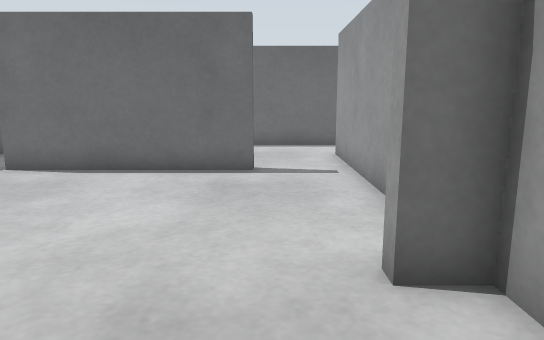
[1] (above)

15 first-person views from a walk through a Gazebo world. The camera is 0.45 m above the floor, tilts 10° down and sees 70° across. The floor is counted in squares, 0.25 m on a side. Each view is taken from the middle of a square. On the plan, view 1 faces up. The plan holds only what a view shows up to about 18 squares ahead; the rest is blank. The place goes on beyond the plan.

[2]
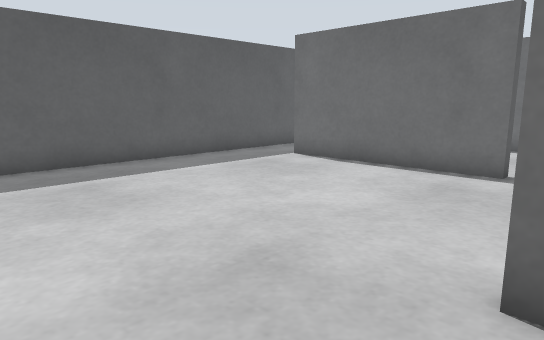

[3]
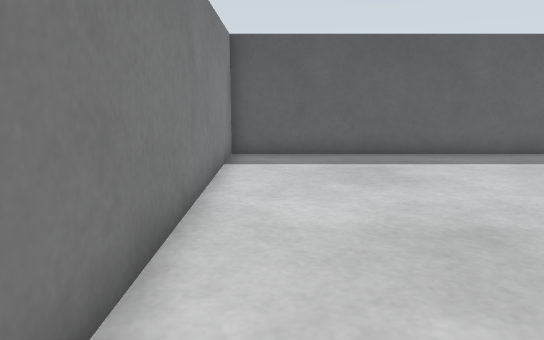

[4]
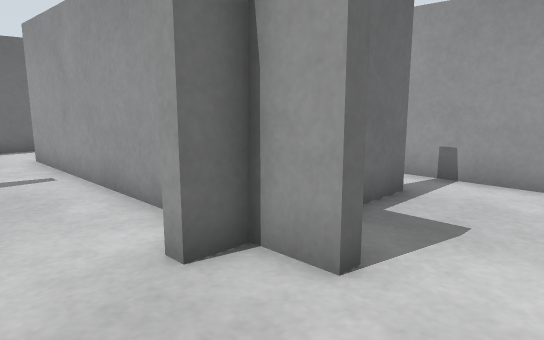

[5]
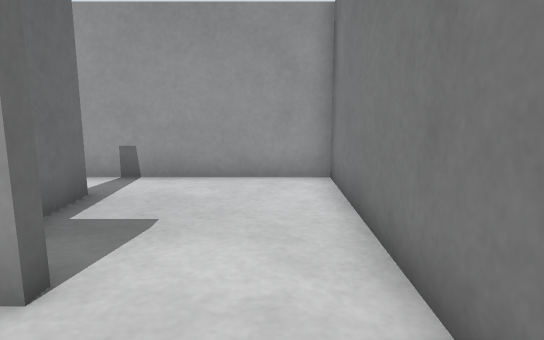

[6]
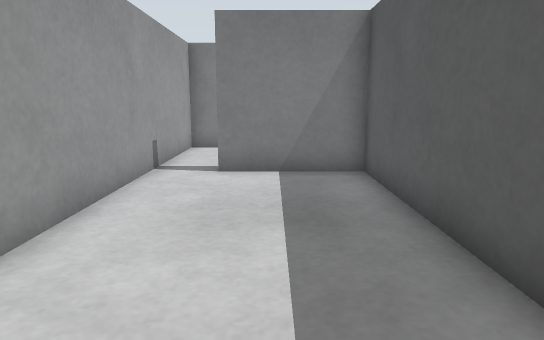

[7]
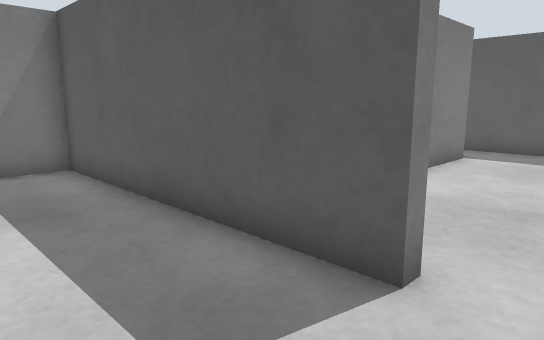

[8]
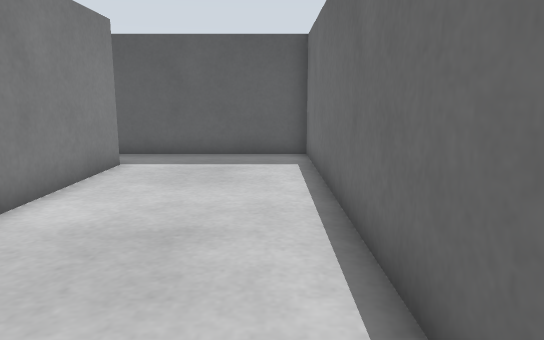

[9]
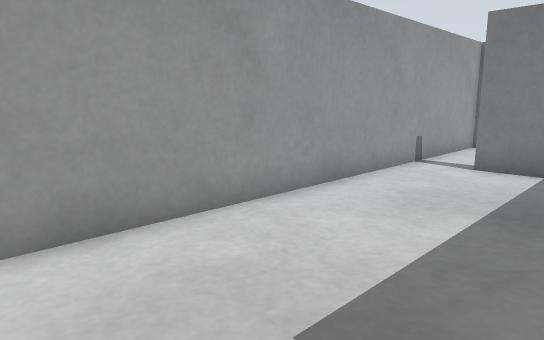

[10]
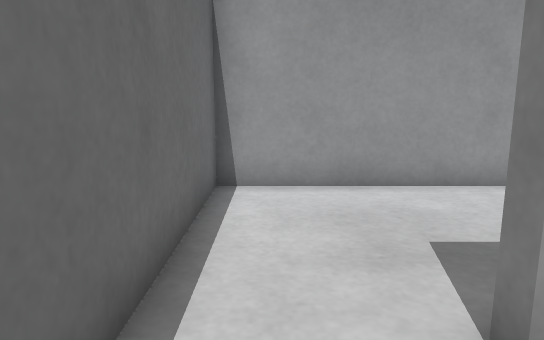

[11]
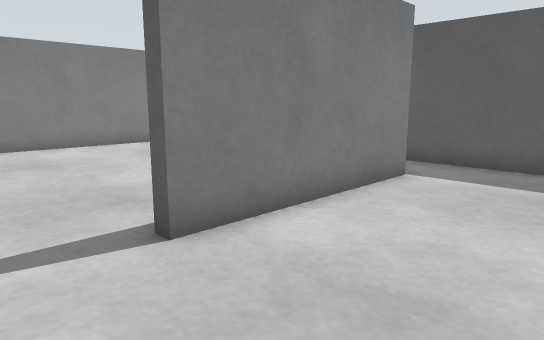

[12]
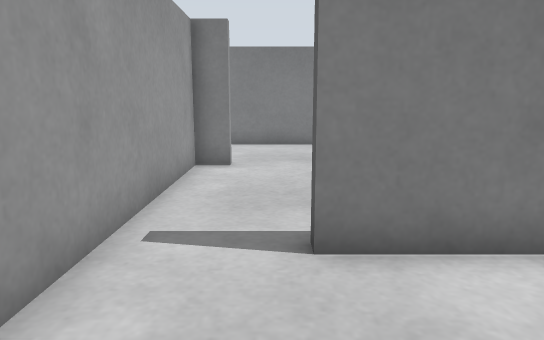

[13]
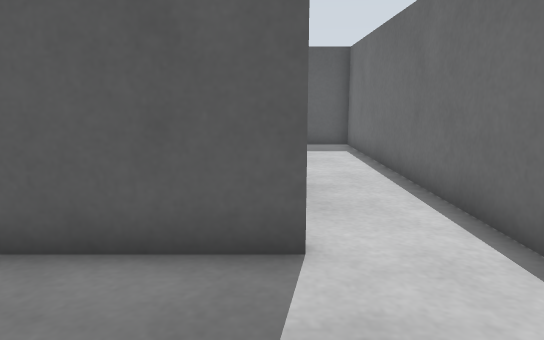

[14]
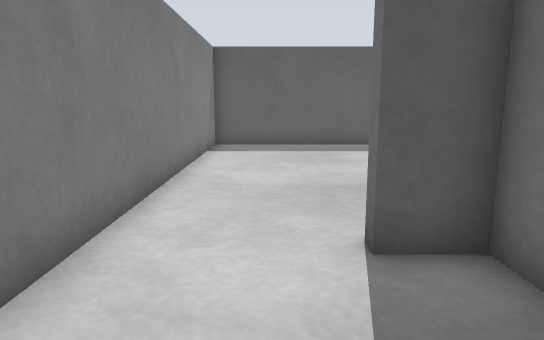

[15]
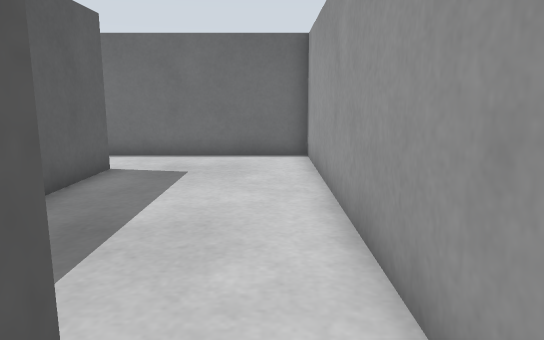

### Floor plan
Key: @ floor where view 1 was taken; # wall or solid block; . floor; B barrier.
Columns run from 9 left of view 1 to 8 right of it. Each row starts with its distance up from view 1.
 16 ##################
 15 #................#
 14 #................#
 13 #..........BB....#
 12 #..........BB....#
 11 #.BBBBBBB..BB....#
 10 #.BBBBBBB..BB....#
  9 #..........BB....#
  8 #..........BB....#
  7 #..........BB....#
  6 #..........BB....#
  5 #..........BB....#
  4 #.........BBBBBB.#
  3 #..........BB....#
  2 #...........B....#
  1 #................#
  0 #........@.......#
 -1 ##################

Positions as (right, up) in squares from view 1, and headings:
1: (0, 0), facing up
2: (2, 0), facing up-left
3: (4, 0), facing left
4: (-1, 0), facing up-right
5: (-1, 0), facing right
6: (5, 14), facing down
7: (6, 15), facing down-left
8: (4, 15), facing left
9: (3, 15), facing down-right
10: (0, 15), facing right
11: (2, 15), facing down-left
12: (0, 15), facing down
13: (7, 13), facing left
14: (7, 1), facing left
15: (7, 3), facing up
